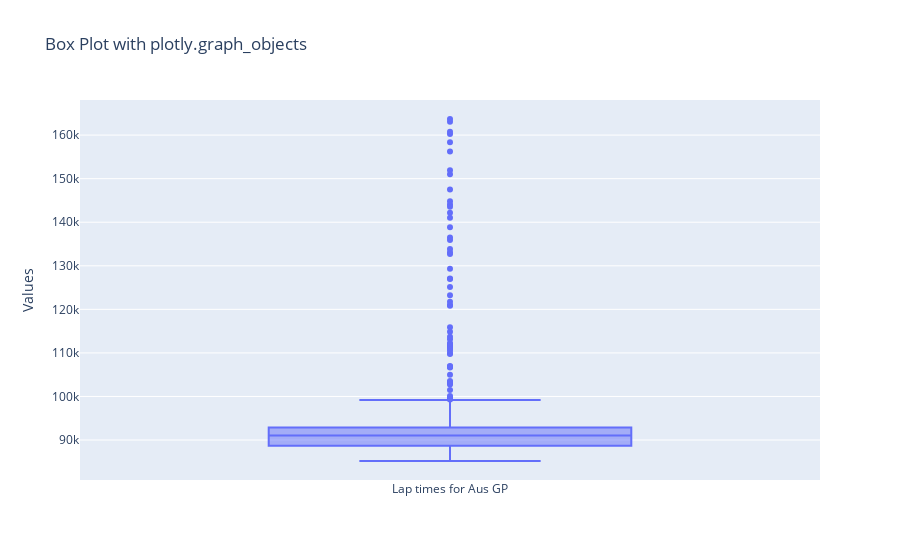

The notebook cell this image was saved under:
### Code cell
fig = go.Figure()

# Add a box trace
fig.add_trace(
    go.Box(
        y=lap_times_selected_driver_circuit["milliseconds"], name="Lap times for Aus GP"
    )
)

# Customize the layout
fig.update_layout(
    title="Box Plot with plotly.graph_objects",
    yaxis_title="Values",
)

# Show the figure
fig.show()

### Figure 1 — Plotly figure (JSON) as saved in the notebook; plotly's stock layout.template omitted (floating-point values rounded to 4 significant figures; data arrays with more than 128 entries replaced by an {"elided": "..."} marker saying what was removed)
{"data": [{"name": "Lap times for Aus GP", "type": "box", "y": {"elided": "568 float values"}}], "layout": {"title": {"text": "Box Plot with plotly.graph_objects"}, "yaxis": {"title": {"text": "Values"}}}}
